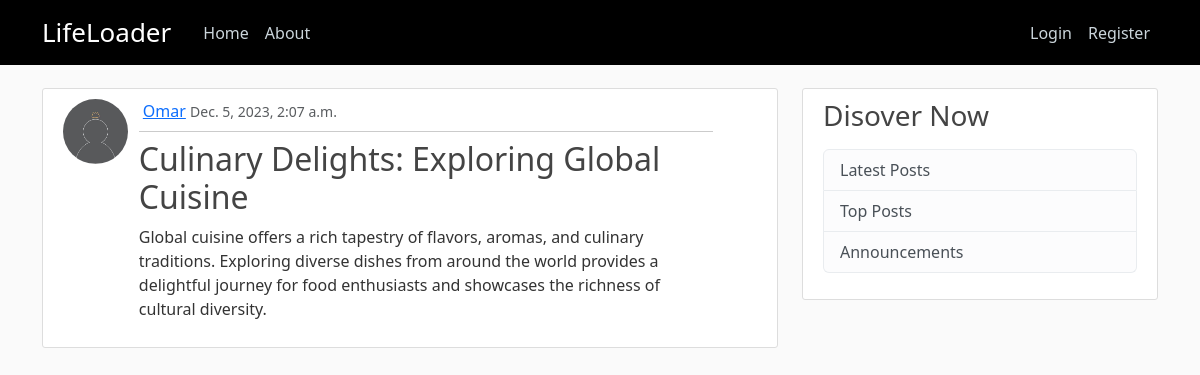
/post/41, run on the app's committed database.
### social_net/models.py (models this page shows, shortened)
class Post(models.Model):
    author = models.ForeignKey(User, on_delete=models.CASCADE)
    title = models.CharField(max_length=150)
    content = models.TextField()
    date_created = models.DateTimeField(default=timezone.now)

### users/models.py (models this page shows, shortened)
class Profile(models.Model):
    user = models.OneToOneField(User, on_delete=models.CASCADE)
    bio = models.TextField(null=True)
    profile_pic = models.ImageField(
        default='default.jpg', upload_to='profile_pics')

### social_net/views.py (the view)
# urls.py: path('post/<int:pk>', views.PostDetailView.as_view(),
class PostDetailView(DetailView):
    model = Post
    context_object_name = 'post'

### social_net/templates/social_net/post_detail.html (shortened to what this page needs)
{% extends "social_net/base_temp.html" %}
{% block content %}
    <article class="media content-section">
        <div class="row">
            <div class="col-md-1">
                <img class="rounded-circle article-img" src="{{ post.author.profile.profile_pic.url }}" alt="post's author profile picture">
            </div>
            <div class="col-md-10 ms-3">
                <div class="media-body">
                    <div class="d-flex justify-content-between align-items-center">
                        <div>
                            <a class="ms-1" href="#">{{ post.author }}</a>
                            <small class="text-muted">{{ post.date_created }}</small>
                        </div>
                    </div>
                    <hr class="my-2">
                    <h2 class="article-title"> {{ post.title }}</h2>
                    <p class="article-content">{{ post.content }}</p>
                </div>
            </div>
        </div>
    </article>
{% endblock content %}

### social_net/static/social_net/main.css (style rules this page uses)
body { background: #fafafa; color: #333333; margin-top: 5rem; }
h1, h2, h3, h4, h5, h6 { color: #444444; }
.content-section { background: #ffffff; padding: 10px 20px; border: 1px solid #dddddd; border-radius: 3px; margin-bottom: 20px; }
.article-title { color: #444444; text-decoration: none; }
.article-content { white-space: pre-line; }
.article-img { height: 65px; width: 65px; margin-right: 16px; }

### data on the page
Post: author.profile.profile_pic (placeholder picture), author "Omar", date_created "Dec. 5, 2023, 2:07 a.m.", title "Culinary Delights: Exploring Global Cuisine", content "Global cuisine offers a rich tapestry of flavors, aromas, and culinary traditions. Exploring diverse dishes from around the world provides a delightful journey for food enthusiasts and showcases the richness of cultural diversity."
